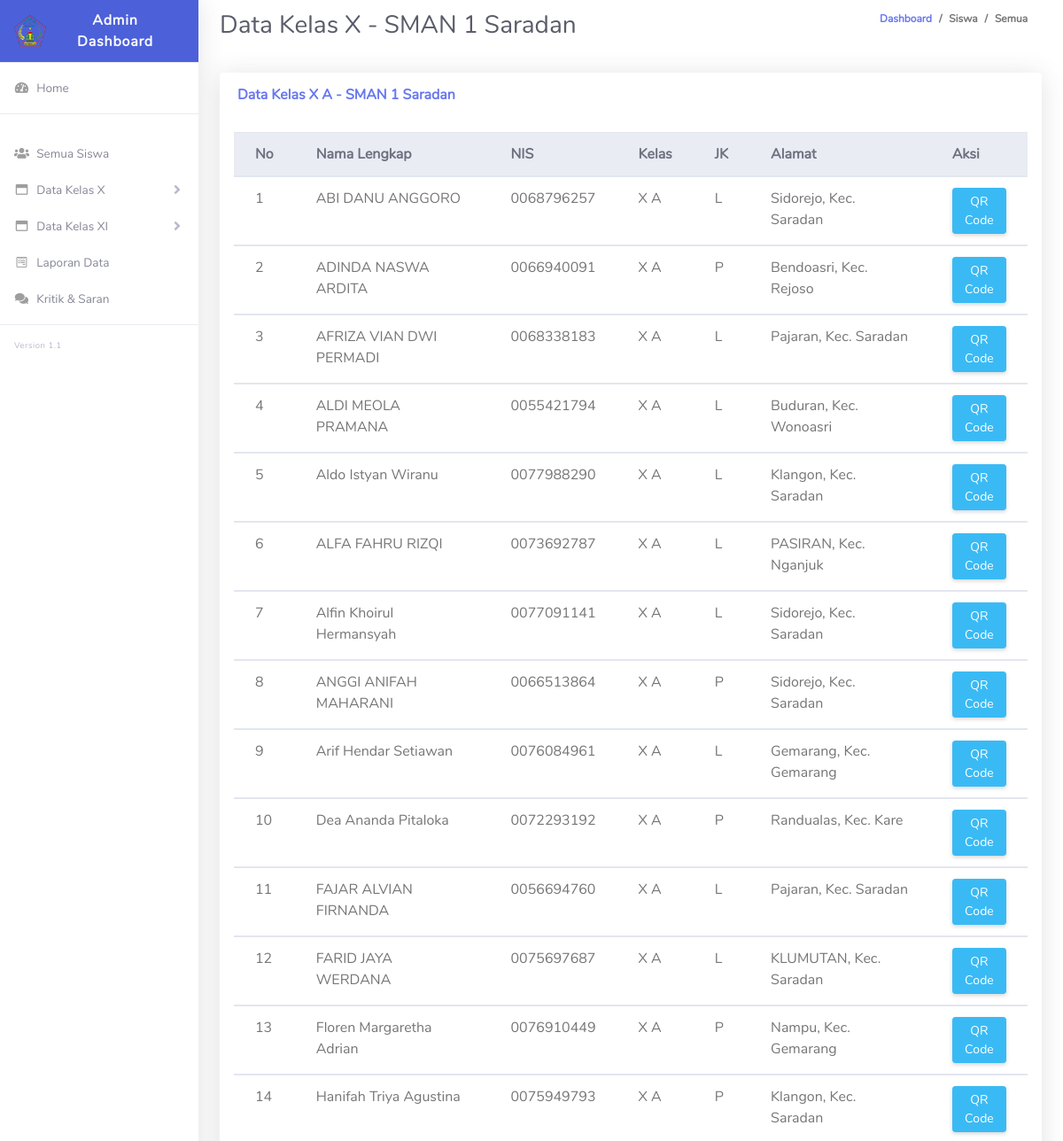
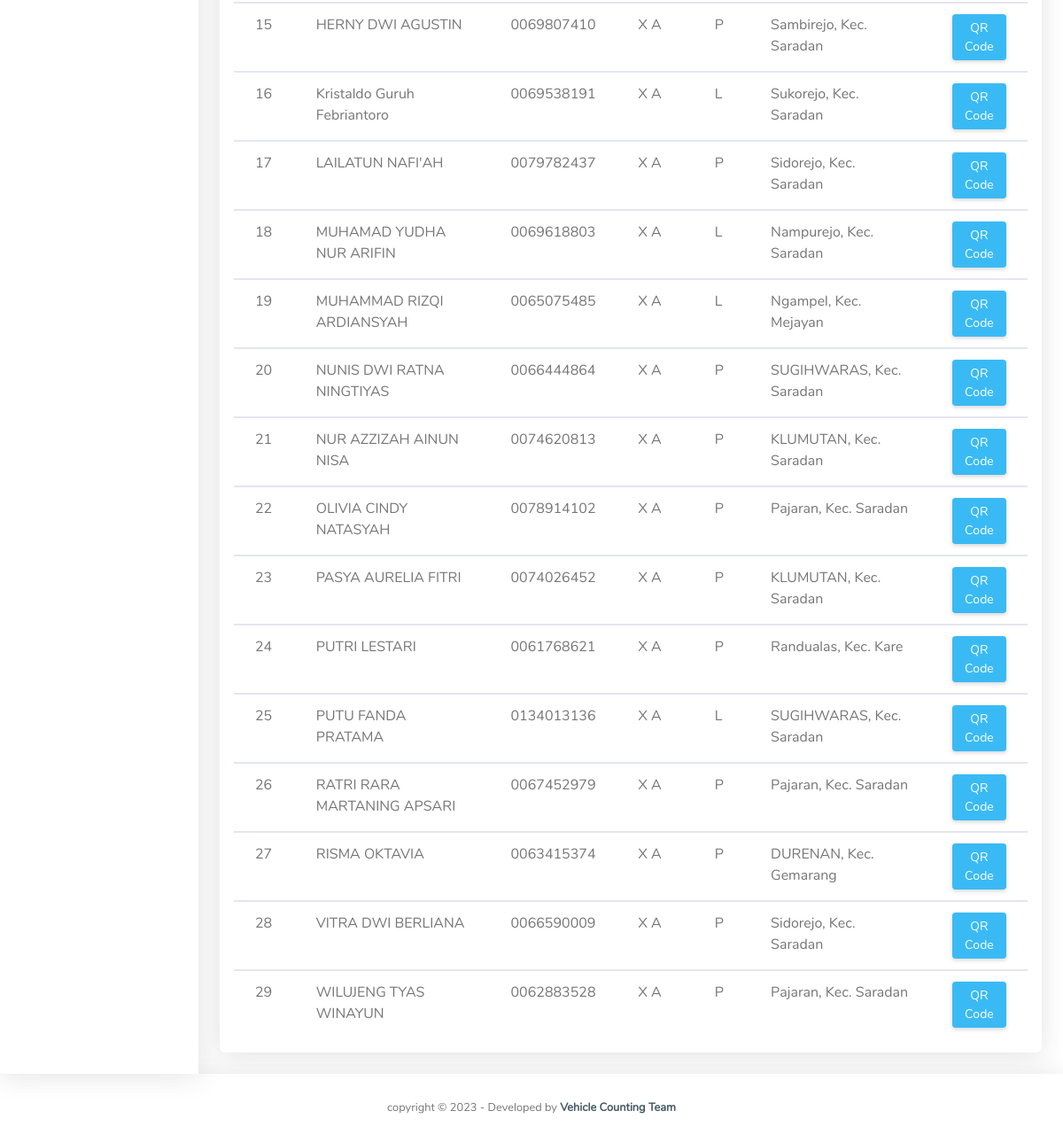
The app's page /index.php/siswa/kelas_10_a with its own data (2 pictures, top to bottom).
### tables this page shows
CREATE TABLE `siswa` (
  `id` int(11) NOT NULL,
  `nama_siswa` varchar(50) DEFAULT NULL,
  `nis` varchar(32) DEFAULT NULL,
  `kelas` varchar(12) DEFAULT NULL,
  `tempal_lahir` varchar(32) DEFAULT NULL,
  `tgl_lahir` date DEFAULT NULL,
  `alamat` varchar(50) DEFAULT NULL,
  `no_hp` varchar(16) DEFAULT NULL,
  `j_kelamin` varchar(8) DEFAULT NULL,
  `no_hp_wali` varchar(16) DEFAULT NULL,
  `password` varchar(32) DEFAULT NULL
);

### application/controllers/Siswa.php (called while the page is built, shortened)
<?php
class Siswa extends CI_Controller {
    public function __construct()
	{
		$this->load->model('M_admin');
	}
    public function kelas_10_a()
	{
        $data['siswa'] = $this->M_admin->get_10a();
		$this->load->view('headers');
		$this->load->view('kelas_10/kelas_10a_view', $data);
		$this->load->view('footers');
	}
}

### index.php (called while the page is built, shortened)
<?php
require_once BASEPATH.'core/CodeIgniter.php';

### application/models/M_admin.php (called while the page is built, shortened)
<?php
class M_admin extends CI_Model {
	public function get_10a() {
		$data = $this->db->query("SELECT * from siswa WHERE kelas='X A'");
		return $data->result();
	}
}

### application/views/kelas_10/kelas_10a_view.php (the view)
<div class="container-fluid" id="container-wrapper">
  <div class="d-sm-flex align-items-center justify-content-between mb-4">
    <h1 class="h3 mb-0 text-gray-800">Data Kelas X - SMAN 1 Saradan</h1>
    <ol class="breadcrumb">
      <li class="breadcrumb-item"><a href="./">Dashboard</a></li>
      <li class="breadcrumb-item">Siswa</li>
      <li class="breadcrumb-item active" aria-current="page">Semua</li>
    </ol>
  </div>
  <div class="row">
    <div class="col-lg-12">
      <div class="card mb-4">
        <div class="card-header py-3 d-flex flex-row align-items-center justify-content-between">
          <h6 class="m-0 font-weight-bold text-primary">Data Kelas X A - SMAN 1 Saradan</h6>
        </div>
        <div class="table-responsive p-3">
          <table class="table align-items-center table-flush" id="table1">
            <thead class="thead-light">
              <tr>
                <th>No</th>
                <th>Nama Lengkap</th>
                <th>NIS</th>
                <th>Kelas</th>
                <th>JK</th>
                <th>Alamat</th>
                <th>Aksi</th>
              </tr>
            </thead>
            <?php
            $no = 1;
            foreach($siswa as $row ) { ?>
            <tbody>
              <tr>
                <td><?= $no++; ?></td>
                <td><?= $row->nama_siswa ?></td>
                <td><?= $row->nis ?></td>
                <td><?= $row->kelas ?></td>
                <td><?= $row->j_kelamin ?></td>
                <td><?= $row->alamat ?></td>
                <td>
                    <a href="#" class="btn btn-info btn-sm">
                        QR Code
                    </a>
                </td>
              </tr>
            <?php }?>
            </tbody>
          </table>
        </div>
      </div>
    </div>
  </div>

### application/views/headers.php (shortened to what this page needs)
<!DOCTYPE html>
<html lang="en">
<head>
  <link href="<?php echo base_url(); ?>assets/admin/vendor/fontawesome-free/css/all.min.css" rel="stylesheet" type="text/css">
  <link href="<?php echo base_url(); ?>assets/admin/vendor/bootstrap/css/bootstrap.min.css" rel="stylesheet" type="text/css">
  <link href="<?php echo base_url(); ?>assets/admin/css/ruang-admin.min.css" rel="stylesheet">
  <link rel="stylesheet" type="text/css" href="https://cdn.datatables.net/v/dt/jszip-2.5.0/dt-1.13.1/b-2.3.3/b-colvis-2.3.3/b-html5-2.3.3/b-print-2.3.3/datatables.min.css"/>
  <link rel="stylesheet" href="https://cdn.datatables.net/1.10.19/css/jquery.dataTables.min.css">
  <link rel="stylesheet" href="https://cdn.datatables.net/buttons/1.5.6/css/buttons.dataTables.min.css">
</head>
<body id="page-top">
  <div id="wrapper">
    <ul class="navbar-nav sidebar sidebar-light accordion" id="accordionSidebar">
      <a class="sidebar-brand d-flex align-items-center justify-content-center" href="<?php echo base_url('Titik1'); ?>">
        <div class="sidebar-brand-icon">
          <img src="<?php echo base_url(); ?>assets/images/logo.png">
        </div>
        <div class="sidebar-brand-text mx-3">Admin Dashboard</div>
      </a>
      <hr class="sidebar-divider my-0">
      <li class="nav-item">
        <a class="nav-link" href="<?php echo base_url('Dashboard'); ?>">
          <i class="fas fa-fw fa-tachometer-alt"></i>
          <span>Home</span></a>
      </li>
      <hr class="sidebar-divider">
      <li class="nav-item">
        <a class="nav-link" href="<?php echo base_url('Siswa'); ?>">
          <i class="fas fa-fw fa-users"></i>
          <span>Semua Siswa</span></a>
      </li>
      <li class="nav-item">
        <a class="nav-link collapsed" href="#" data-toggle="collapse" data-target="#collapseBootstrap"
          aria-expanded="true" aria-controls="collapseBootstrap">
          <i class="far fa-fw fa-window-maximize"></i>
          <span>Data Kelas X</span>
        </a>
      </li>
      <li class="nav-item">
        <a class="nav-link collapsed" href="#" data-toggle="collapse" data-target="#collapseBootstrap"
          aria-expanded="true" aria-controls="collapseBootstrap">
          <i class="far fa-fw fa-window-maximize"></i>
          <span>Data Kelas XI</span>
        </a>
      </li>
      <li class="nav-item">
        <a class="nav-link" href="#">
          <i class="fab fa-fw fa-wpforms"></i>
          <span>Laporan Data</span>
        </a>
      </li>
      <li class="nav-item">
        <a class="nav-link" href="#">
          <i class="fas fa-fw fa-comments"></i>
          <span>Kritik & Saran</span>
        </a>
      </li>
      <hr class="sidebar-divider">
      <div class="version" id="version-ruangadmin"></div>
    </ul>

### application/views/footers.php (shortened to what this page needs)
        </div>
      </div>
      <footer class="sticky-footer bg-white">
        <div class="container my-auto">
          <div class="copyright text-center my-auto">
            <span>copyright &copy; <script> document.write(new Date().getFullYear()); </script> - Developed by
              <b><a href="#" target="_blank">Vehicle Counting Team</a></b>
            </span>
          </div>
        </div>
      </footer>
</body>
</body>
</html>

### records on screen
siswa: nama_siswa "ABI DANU ANGGORO", nis "0068796257", kelas "X A", j_kelamin "L", alamat "Sidorejo, Kec. Saradan"
siswa: nama_siswa "ADINDA NASWA ARDITA", nis "0066940091", kelas "X A", j_kelamin "P", alamat "Bendoasri, Kec. Rejoso"
siswa: nama_siswa "AFRIZA VIAN DWI PERMADI", nis "0068338183", kelas "X A", j_kelamin "L", alamat "Pajaran, Kec. Saradan"
siswa: nama_siswa "ALDI MEOLA PRAMANA", nis "0055421794", kelas "X A", j_kelamin "L", alamat "Buduran, Kec. Wonoasri"
siswa: nama_siswa "Aldo Istyan Wiranu", nis "0077988290", kelas "X A", j_kelamin "L", alamat "Klangon, Kec. Saradan"
siswa: nama_siswa "ALFA FAHRU RIZQI", nis "0073692787", kelas "X A", j_kelamin "L", alamat "PASIRAN, Kec. Nganjuk"
siswa: nama_siswa "Alfin Khoirul Hermansyah", nis "0077091141", kelas "X A", j_kelamin "L", alamat "Sidorejo, Kec. Saradan"
siswa: nama_siswa "ANGGI ANIFAH MAHARANI", nis "0066513864", kelas "X A", j_kelamin "P", alamat "Sidorejo, Kec. Saradan"
siswa: nama_siswa "Arif Hendar Setiawan", nis "0076084961", kelas "X A", j_kelamin "L", alamat "Gemarang, Kec. Gemarang"
siswa: nama_siswa "Dea Ananda Pitaloka", nis "0072293192", kelas "X A", j_kelamin "P", alamat "Randualas, Kec. Kare"
siswa: nama_siswa "FAJAR ALVIAN FIRNANDA", nis "0056694760", kelas "X A", j_kelamin "L", alamat "Pajaran, Kec. Saradan"
siswa: nama_siswa "FARID JAYA WERDANA", nis "0075697687", kelas "X A", j_kelamin "L", alamat "KLUMUTAN, Kec. Saradan"
siswa: nama_siswa "Floren Margaretha Adrian", nis "0076910449", kelas "X A", j_kelamin "P", alamat "Nampu, Kec. Gemarang"
siswa: nama_siswa "Hanifah Triya Agustina", nis "0075949793", kelas "X A", j_kelamin "P", alamat "Klangon, Kec. Saradan"
siswa: nama_siswa "HERNY DWI AGUSTIN", nis "0069807410", kelas "X A", j_kelamin "P", alamat "Sambirejo, Kec. Saradan"
siswa: nama_siswa "Kristaldo Guruh Febriantoro", nis "0069538191", kelas "X A", j_kelamin "L", alamat "Sukorejo, Kec. Saradan"
siswa: nama_siswa "LAILATUN NAFI'AH", nis "0079782437", kelas "X A", j_kelamin "P", alamat "Sidorejo, Kec. Saradan"
siswa: nama_siswa "MUHAMAD YUDHA NUR ARIFIN", nis "0069618803", kelas "X A", j_kelamin "L", alamat "Nampurejo, Kec. Saradan"
siswa: nama_siswa "MUHAMMAD RIZQI ARDIANSYAH", nis "0065075485", kelas "X A", j_kelamin "L", alamat "Ngampel, Kec. Mejayan"
siswa: nama_siswa "NUNIS DWI RATNA NINGTIYAS", nis "0066444864", kelas "X A", j_kelamin "P", alamat "SUGIHWARAS, Kec. Saradan"
siswa: nama_siswa "NUR AZZIZAH AINUN NISA", nis "0074620813", kelas "X A", j_kelamin "P", alamat "KLUMUTAN, Kec. Saradan"
siswa: nama_siswa "OLIVIA CINDY NATASYAH", nis "0078914102", kelas "X A", j_kelamin "P", alamat "Pajaran, Kec. Saradan"
siswa: nama_siswa "PASYA AURELIA FITRI", nis "0074026452", kelas "X A", j_kelamin "P", alamat "KLUMUTAN, Kec. Saradan"
siswa: nama_siswa "PUTRI LESTARI", nis "0061768621", kelas "X A", j_kelamin "P", alamat "Randualas, Kec. Kare"
siswa: nama_siswa "PUTU FANDA PRATAMA", nis "0134013136", kelas "X A", j_kelamin "L", alamat "SUGIHWARAS, Kec. Saradan"
siswa: nama_siswa "RATRI RARA MARTANING APSARI", nis "0067452979", kelas "X A", j_kelamin "P", alamat "Pajaran, Kec. Saradan"
siswa: nama_siswa "RISMA OKTAVIA", nis "0063415374", kelas "X A", j_kelamin "P", alamat "DURENAN, Kec. Gemarang"
siswa: nama_siswa "VITRA DWI BERLIANA", nis "0066590009", kelas "X A", j_kelamin "P", alamat "Sidorejo, Kec. Saradan"
siswa: nama_siswa "WILUJENG TYAS WINAYUN", nis "0062883528", kelas "X A", j_kelamin "P", alamat "Pajaran, Kec. Saradan"
